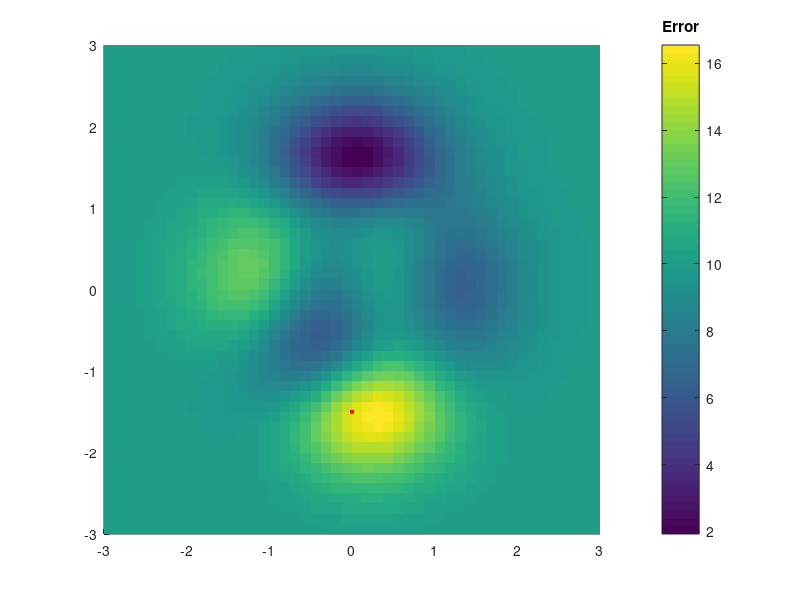

The MATLAB script that drew this image: (Note: this script raises an error after producing the figure.)
clear all
clc
hold on
min_x = -3;
max_x = 3;
min_y = -3;
max_y = 3;

Z = 10-peaks();
[X Y] = meshgrid(min_x:(max_x-min_x)/(length(Z)-1):max_x,min_y:(max_y-min_y)/(length(Z)-1):max_y);
clr = pcolor(X,Y,Z);
cb = colorbar;
set(clr,'EdgeColor','none')
title(cb,'Error')

mo = [0 -1.5];
model_awal = plot(mo(1),mo(2),'.r','MarkerSize',10);

T = 5;
dec = 0.02;
P_lim = 0.05;
max_perturb = 20;

P=1;
while(P>P_lim)
    for i = 1:max_perturb
    m(1) = min_x + rand*(max_x-min_x);
    m(2) = min_y + rand*(max_y-min_y);
    
    E1 = peak(m(1),m(2));
    E2 = peak(mo(1),mo(2));
    delta_E = E1-E2;
    
    if delta_E < 0
        mo = m;
        titik = plot(mo(1),mo(2),'.k','MarkerSize',5);
    else
        P = exp(-delta_E/T);
        R = rand;
        if R <= P
            mo = m;
            titik = plot(mo(1),mo(2),'.k','MarkerSize',5);
        end
    end
    %pause(0.1)
    end
    T = T*(1-dec);
end
solusi = plot(mo(1),mo(2),'or','MarkerSize',5);
mo
E2
legend([model_awal titik solusi],'Model awal','Perturbasi','Solusi')

% function z = peak(x,y)
%     z = 10-peaks(x,y);
% end